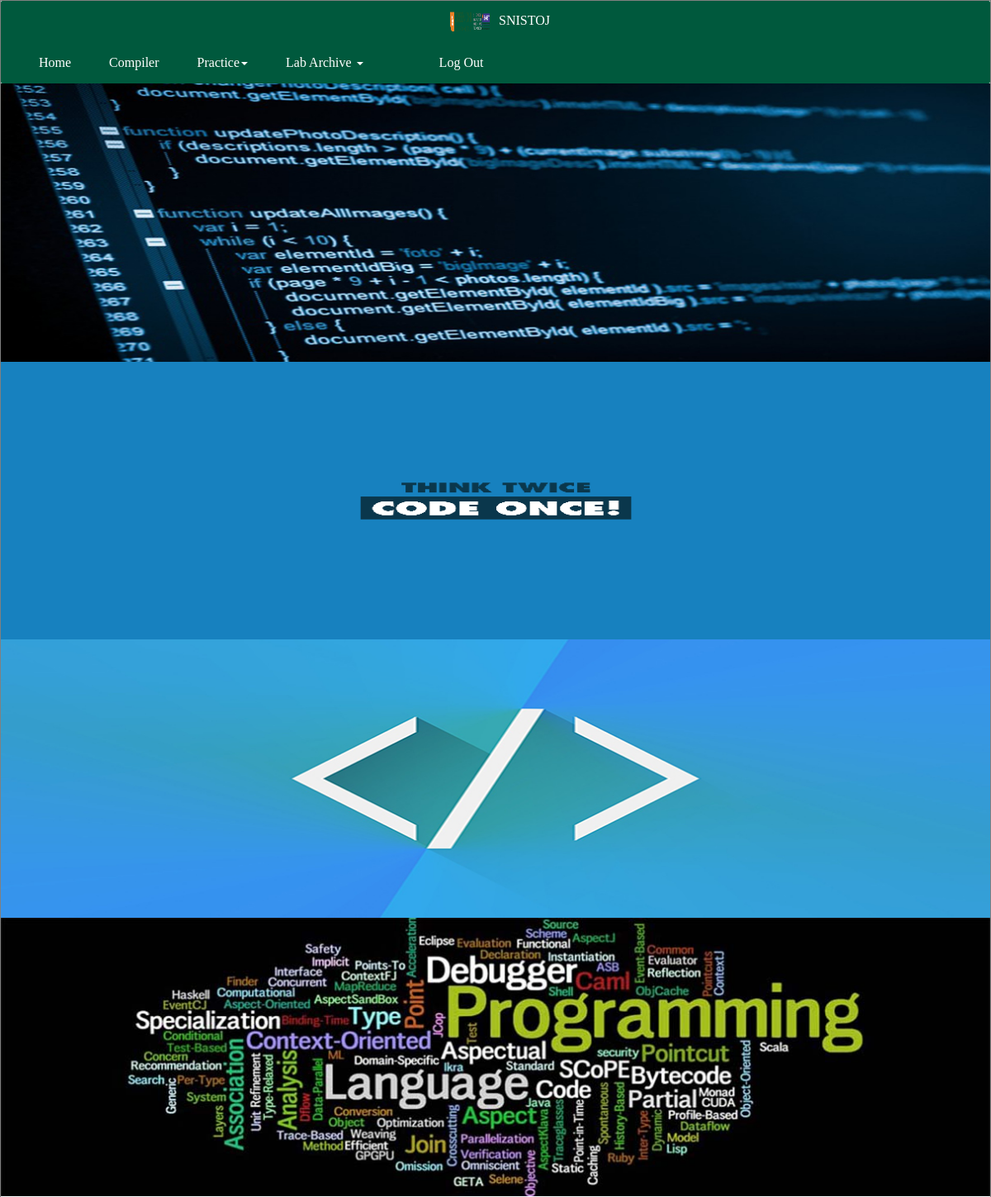
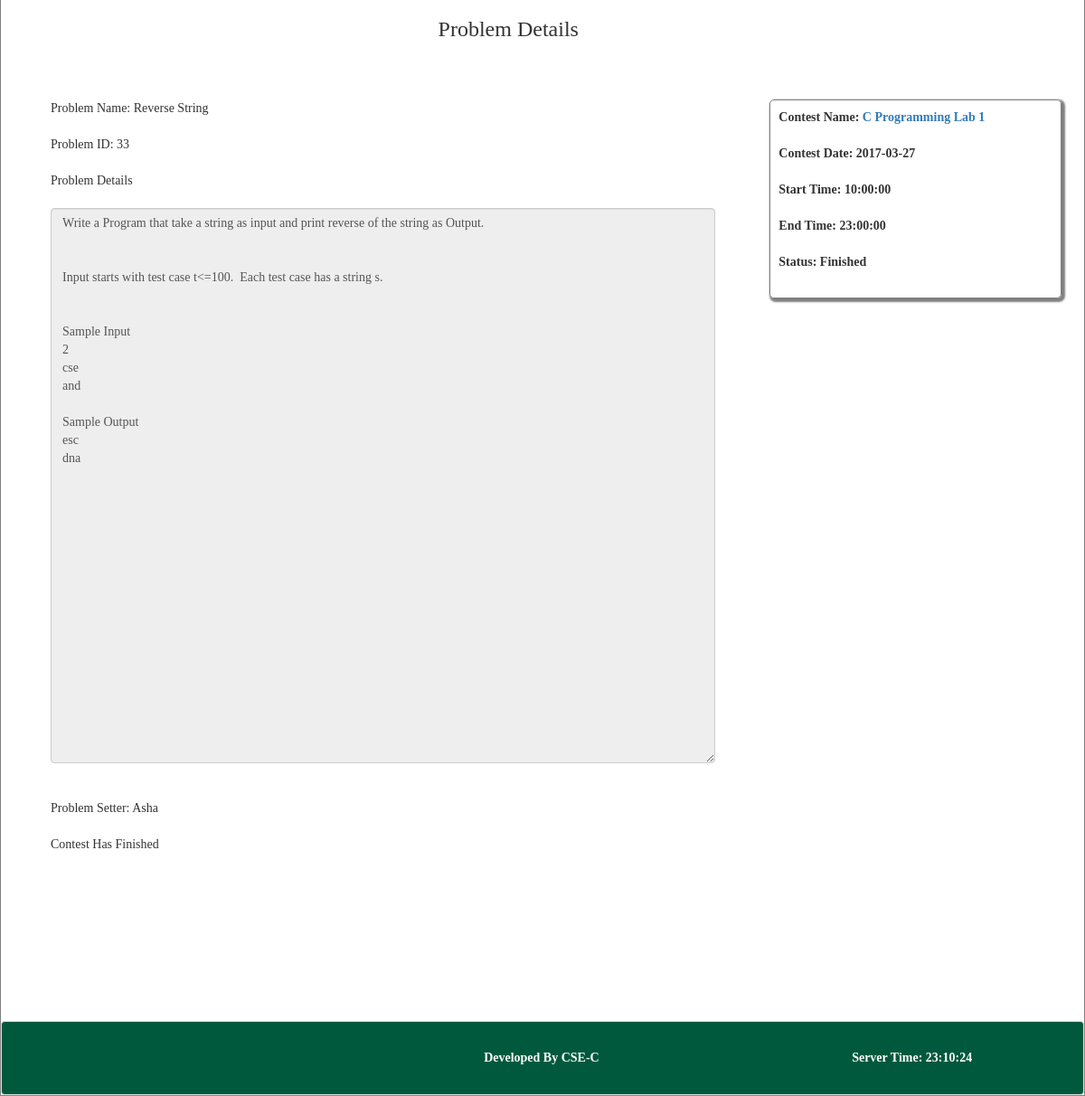
The app's page /details.php?id=33 (signed in) with its own data (2 pictures, top to bottom).
### tables this page shows
CREATE TABLE `element` (
  `id` int(11) DEFAULT NULL,
  `cname` varchar(100) DEFAULT NULL,
  `pbname` varchar(400) DEFAULT NULL,
  `pbdes` longtext,
  `pbauthor` varchar(100) DEFAULT NULL,
  `tc` longtext,
  `output` longtext,
  `uoutput` longtext,
  `pbid` int(12) NOT NULL
);

CREATE TABLE `rapl_oj_contest` (
  `id` int(11) NOT NULL,
  `cname` varchar(4000) DEFAULT NULL,
  `start_at` time DEFAULT NULL,
  `end_at` time DEFAULT NULL,
  `date_on` date DEFAULT NULL,
  `tag` varchar(100) NOT NULL DEFAULT 'analytical'
);

### details.php (the view, shortened to what this page needs)
<!DOCTYPE html>
<html>
<head>
        <link rel="stylesheet" href="css/bootstrap.min.css">
        <link rel="stylesheet" href="css/font-awesome.min.css">
        <link rel="stylesheet" href="css/normalize.css">
        <link rel="stylesheet" href="css/main.css">
        <link rel="stylesheet" href="css/style.css">
</head>
<body>
<div class="main">
<?php
require_once("header.php");
?>
<div class="row log">
<div class="col-sm-10">
<div class=""><h3 style="text-align:center;">Problem Details</h3></div>
</div>
<div class="col-sm-1">
</div>
<div class="col-sm-1">
</div>
</div>
<div class="row cspace">
<div class="col-sm-8">
<?php
require_once("connection.php");
if(isset($_GET['id']))
{
   $des=$_GET['id'];
$q3="SELECT * FROM element WHERE pbid='$des'";
$sq3=mysqli_query($con,$q3);
$r1=mysqli_fetch_array($sq3);
echo("Problem Name: $r1[pbname]<br><br> Problem ID: $r1[pbid]<br><br> Problem Details<br><br><textarea class=\"form-control\" rows=\"30\" cols=\"95\" readonly>$r1[pbdes]</textarea><br><br>Problem Setter: $r1[pbauthor]<br><br>");
  $conid=$r1['id'];
   $q3="SELECT * FROM rapl_oj_contest WHERE id='$conid'";
    $sq3=mysqli_query($con,$q3);
  while($row=mysqli_fetch_array($sq3))
    {
      $d=date("Y-m-d");
      $t=date("H:i:s");
      $m=$row['start_at'];
      $en=$row['end_at'];
      $seconds = strtotime($t) - strtotime($m);
      $ss= strtotime($en) - strtotime($t);
        if($row['date_on']==$d && $seconds>=0 && $ss>=0 )
        {
             echo "<a class=\"btn btn-success\" href=\"contestsubmit.php?id=$r1[pbid]\">Submit Your Code</a>";
         }
         else if($d>$row['date_on'] || ($d==$row['date_on'] && $t>$en))
         {
            echo "Contest Has Finished<br><br>";
         }
         else
         {
            echo " Contest Has Not Started Yet<br><br> ";
         }
    }
}
?>
</div>
<div class="col-sm-4">
<?php
if(isset($_GET['id']))
{
   $des=$_GET['id'];
$q3="SELECT * FROM element WHERE pbid='$des'";
$sq3=mysqli_query($con,$q3);
$r1=mysqli_fetch_array($sq3);
  $conid=$r1['id'];
 $q3="SELECT * FROM rapl_oj_contest WHERE id='$conid'";
    $sq3=mysqli_query($con,$q3);
      $q4="SELECT TIME_FORMAT(end_at,'%H') end_at FROM rapl_oj_contest  ORDER BY date_on DESC";
       $q5="SELECT TIME_FORMAT(end_at,'%i') end_at FROM rapl_oj_contest  ORDER BY date_on DESC";
        $q6="SELECT TIME_FORMAT(end_at,'%s') end_at FROM rapl_oj_contest  ORDER BY date_on DESC";
      $sq4=mysqli_query($con,$q4);
      $sq5=mysqli_query($con,$q5);
      $sq6=mysqli_query($con,$q6);
  while($row=mysqli_fetch_array($sq3))
    {
      $d=date("Y-m-d");
      $t=date("H:i:s");
      $m=$row['start_at'];
      $nr=mysqli_fetch_array($sq4);
      $nm=mysqli_fetch_array($sq5);
      $ns=mysqli_fetch_array($sq6);
      $shr=$nr['end_at'];
      $shm=$nm['end_at'];
      $shs=$ns['end_at'];
      $cur=date('H');
      $curm=date('i');
      $curs=date('s');
      $h=$shr-$cur;
      $mt=$shm-$curm;
      $scnd=$shs-$curs;
      if($scnd<0)
      {
         $scnd=$scnd+60;
         $mt=$mt-1;
      }
      if($mt<0)
      {
        $mt=$mt+60;
        $h=$h-1;
      }
      if($h<0)
      {
        $h=$h+24;
      }
      $en=$row['end_at'];
      $seconds = strtotime($t) - strtotime($m);
      $ss= strtotime($en) - strtotime($t);
        if($row['date_on']==$d && $seconds>=0 && $ss>=0 )
        {
             echo("<div class=\"xmm\">Contest Name: <a href=\"contestproblem.php?name=$row[cname]\">$row[cname]</a><br><br>Contest Date: $row[date_on] <br><br>Start Time: $row[start_at]<br><br>End Time: $row[end_at] <br><br> Status: <b>Running</b> <br><br>Time Remaining:  $h hour $mt miniute $scnd second <br><br></div>");
         }
         else if($d>$row['date_on'] || ($d==$row['date_on'] && $t>$en))
         {
            echo("<div class=\"xmm\">Contest Name: <a href=\"contestproblem.php?name=$row[cname]\">$row[cname]</a><br><br>Contest Date:  $row[date_on] <br><br>Start Time: $row[start_at]<br><br>End Time: $row[end_at] <br><br>Status: <b>Finished</b><br><br></div>");
         }
         else
         {
            echo("<div class=\"xmm\">Contest Name: $row[cname]<br><br>Contest Date:  $row[date_on] <br><br>Start Time: $row[start_at]<br><br>End Time: $row[end_at] <br><br>Status: <b>Not Started Yet</b><br><br></div>");
         }
    }
}
?>
</div>
</div>
<br><br><br>
<?php
require_once("footer.php");
?>
</div>
</body>
</html>

### css/main.css (style rules this page uses)
html { color: #222; font-size: 1em; line-height: 1.4; }
textarea { resize: vertical; }

### css/style.css (style rules this page uses)
body { background:url('background.jpg')repeat fixed 0 0 #fff; }
.log { margin-left:100px; margin-top:30px; }
.cspace { margin-top: 50px; margin-left:50px; margin-right:20px; padding:5px; overflow: hidden; }
.xmm { margin-left:30px; padding: 9px; border:1px solid gray; border-radius: 5px; margin-bottom:10px; box-shadow: 2px 2px 2px 2px gray; font-weight: bold; }

### css/vlab.css (style rules this page uses)
.main { max-width:1200px; max-height: auto; font-family: cursive; margin:0 auto; border:1px solid gray; position:relative; background-color:white; }

### records on screen
element: pbname "Reverse String", pbid "33", pbdes "Write a Program that take a string as input and print reverse of the string as Output. Input starts with test case t<=100. Each test case has a string s. Sample Input 2 cse and Sample Output esc dna", pbauthor "Asha"
rapl_oj_contest: shows "Contest Has Finished", cname "C Programming Lab 1", date_on "2017-03-27", start_at "10:00:00", end_at "23:00:00"
